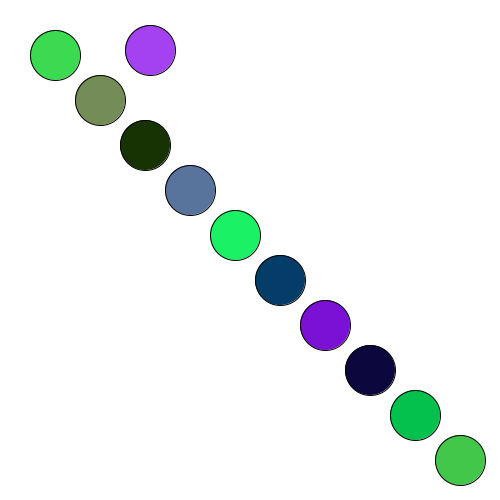
Frame 1 (no input)
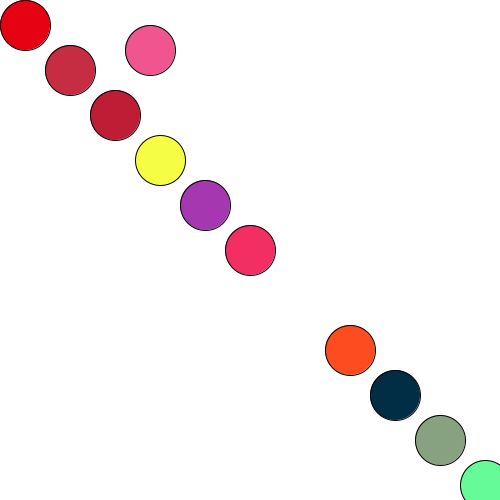
Frame 60 (the mouse pressed at the canvas centre just before this capture)
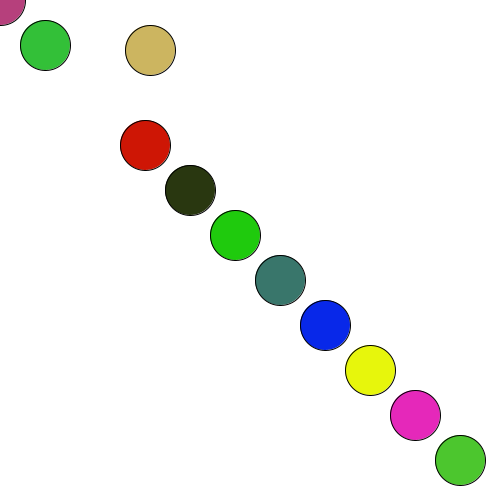
Frame 120 (the mouse held since frame 60 and released just before this capture)

The Processing sketch that drew these frames (run headless with seeded random() and noise(); from frame 60 on, the mouse is pressed at the canvas centre):

// Processing sketch: Opgave_4
// ── Opgave_4.pde
//4.h In the sketch main tab, declare an array in global scope called circles
Cirkler circles[]=new Cirkler [10];
// Opgave

 //4.b Add an array to the sketch that will be holding 10 Circle instances.
  //(Circle being a datatype that you have not yet added)

  int cirkelInstance[]=new int[10];



//4.a Start a sketch and add a setup function, (set the size of the canvas).

void setup() {
  size(500, 500);
  
    
  //4.i In the setup function, instead of instantiating only 1 Circle object we need 10.
  //Therefor, use a loop to create the instances. In the call to the constructor,
  //give each instance unique position values,
  //so that they will not be placed at exactly the same spot (experimentation is encouraged).
  
    for (int i =0; i <circles.length; i++) {
      circles[i]= new Cirkler(50+i*45, 50+ i*45);
        // 4.j Add the instances to the circles array.
  //You may do this after instantiation or simultaneously   
      
 }


}
void draw(){
background(#ffffff);

  //4.e Test the class by creating one Circle object from the setup function.
  Cirkler cirkel1= new Cirkler(150, 50);
  println(cirkel1.xpos);

  //for(int i =0; Cirkler.length; i++){
  //Cirkler[i]= new Cirkel}

  //4.g Test the display() -method by calling it on the instance you created in step 4.e.
  cirkel1.display();
  
  for (int i =0; i <circles.length; i++){
   circles[i].move(5);
   circles[i].display();
  
  }

  
  }

// ── Cirkler.pde
//4.c Write a class called Circle with the attributes (fields) xposition and yposition.

class Cirkler {
  float xpos;
  float ypos;
  float circleSpeed;
  // 4.d Add a constructor to the Circle class with parametres for xposition and yposition.
  Cirkler(float xpos, float ypos) {

    this.xpos= xpos; // this. kalder på attribut variablerne og så sætter vi dem = med vores contructor variabler.
    this.ypos= ypos;
  }

  //4.f Add a method to the Circle class called display(),
  //that will draw an ellipse at the position given by the two arguments,
  //which the instance was created with (xposition and yposition).


  void display() {
    
    float r = random(255);
    float g = random (255);
    float b = random(255);
    stroke(0);
    fill(r,g,b);
    circle(this.xpos, this.ypos, 50);
  }

  //4.k Add a method to the Circle class, called move,
  //that adds a value to the x-position and a value to the y-position of the object,
  //then draws the circle again. The values should be passed as parameters into the method.

  void move(float circleSpeedtmp) {
    circleSpeed=circleSpeedtmp;
    xpos= xpos+circleSpeed;
    ypos= ypos+circleSpeed;
    if (xpos > width && ypos > height) {
      xpos=0;
      ypos=0;
    }
  }
}
